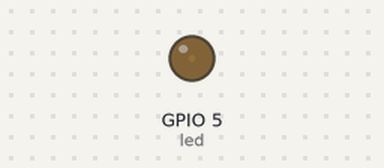
A sketch run on a simulated ESP32. Shown: output pins drawn as LEDs (lit = HIGH).

Above: at 0.05 s.
At 1.1 s:
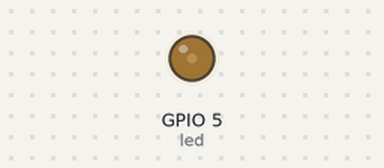
Timing chart, 0 to 3.7 s (numbered marks = the images above):
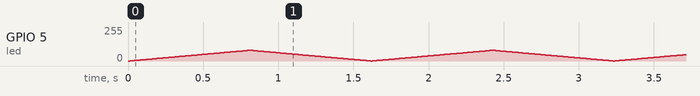

The sketch:

PWM_LED.ino
```cpp
#define led 5
#define maxVal 80
#define pwmChannel 0
#define pwmFrequency 1000 // 1 KHz
#define resolution 8  // 0-255


int i = 0;

void setup() {
    ledcSetup(pwmChannel, pwmFrequency, resolution);  // Назначаем ШИМ
    ledcAttachPin(led, pwmChannel);  // Привязываем ШИМ к пину
}
void loop() {
    ledcWrite(pwmChannel, abs(i));  // Передаем значение в ШИМ-канал
    delay(10);
    i++;
    if (i > maxVal) {
        i = -maxVal;
    }
}
```
